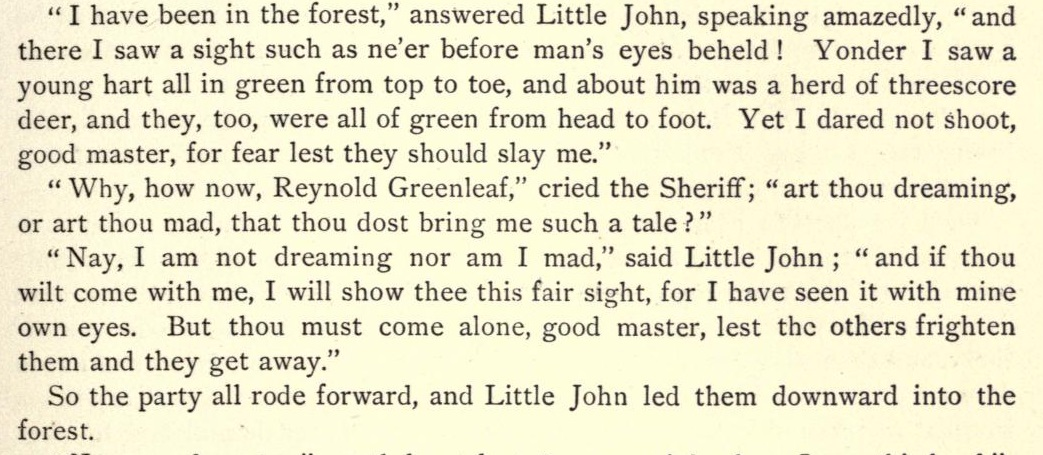
#> input picture pic1.jpg, 1043 x 455 px
$ python task-1.simple.py
#> lines starting #> are read from the running program, lines starting #| are printed output that depends on the picture; after the words box and inside, x2 and y2 are one past the last pixel; in counts of white or black regions, pixels touching at a corner belong together
import cv2
img=cv2.imread('pic1.jpg')
#> img is the input picture: shape (455, 1043, 3); mean B, G, R 201.4, 228.7, 232.3
gray = cv2.cvtColor(img, cv2.COLOR_BGR2GRAY)
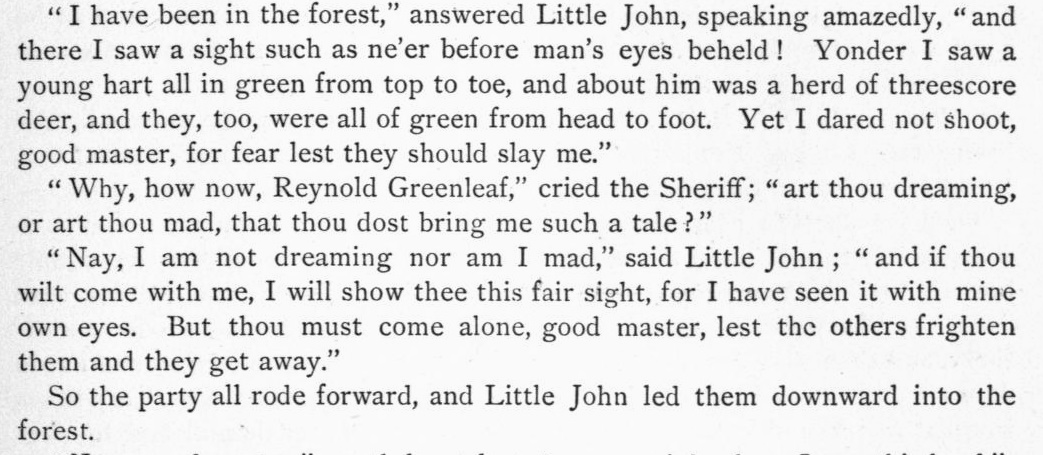
#> gray: shape (455, 1043); min 4, max 254, mean 226.7
grayshow=cv2.imshow("GrayImage", gray)
cv2.waitKey(0)
gaussian_blur=cv2.GaussianBlur(gray,(11,11),5)
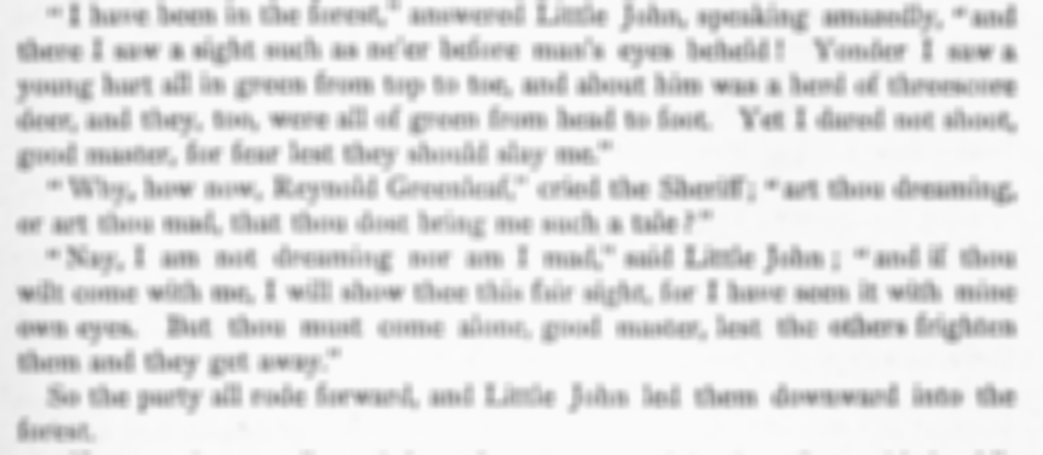
#> gaussian_blur: shape (455, 1043); min 126, max 251, mean 226.7
cv2.imshow("GAUSSIAN BLUR",gaussian_blur)
cv2.waitKey(0)
T, simple_thres =cv2.threshold(gaussian_blur, 190, 250, cv2.THRESH_BINARY)
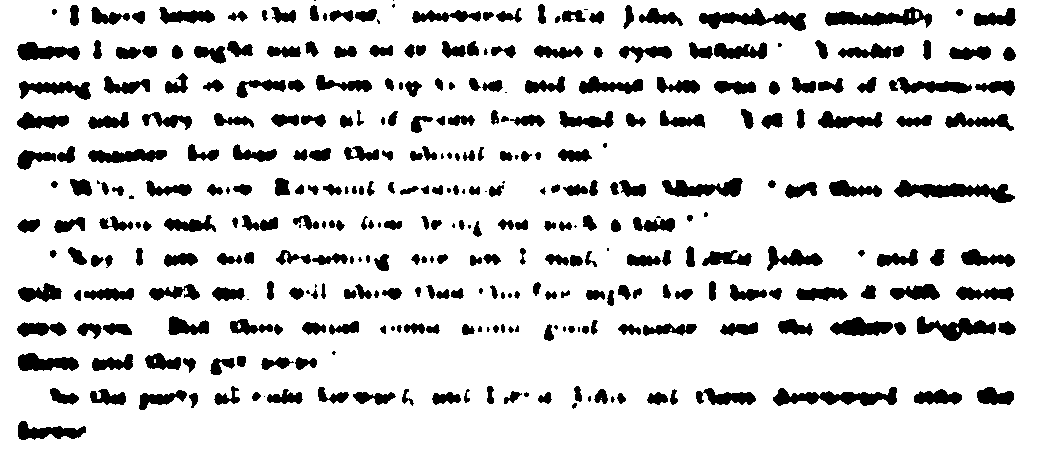
#> simple_thres: shape (455, 1043); values 0 (black) and 250 (white), 85.3% white; 353 black regions (41 under 20 px), largest, box (x1, y1, x2, y2) and area: (894, 180, 1015, 203) 1377, (773, 387, 897, 406) 1251, (825, 7, 932, 28) 1164
cv2.imshow("Threshold", simple_thres)
cv2.imwrite("simple.jpg", simple_thres)
cv2.waitKey(0)

$ run again, with pic2.jpg copied over pic1.jpg
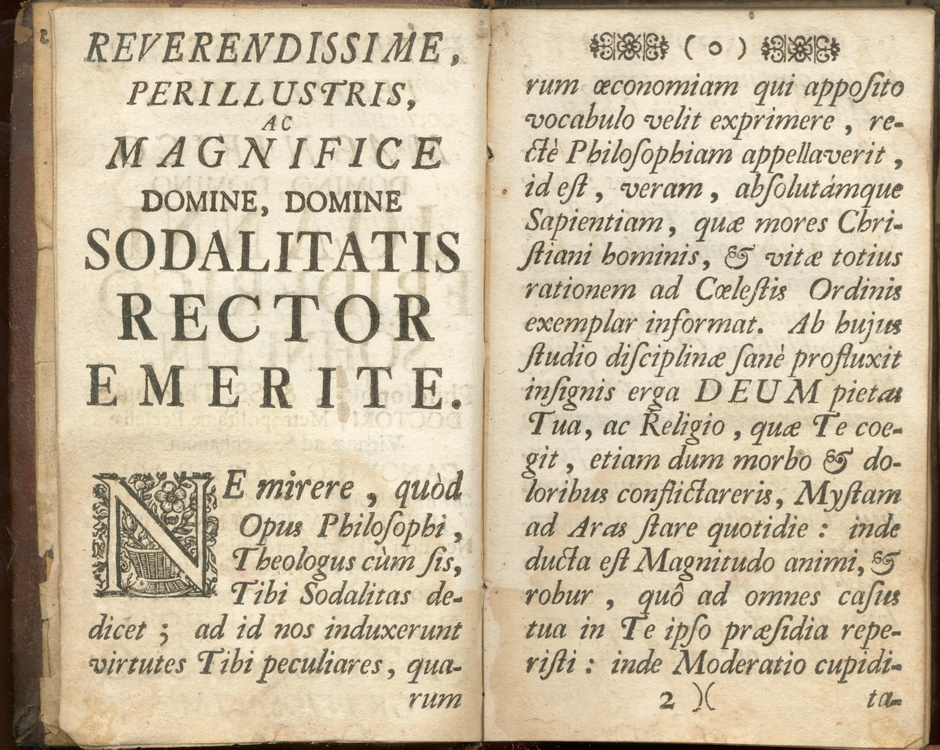
#> input picture pic2.jpg, 940 x 750 px, shrunk from 3889 x 3103 before the run
#> img is the input picture: shape (750, 940, 3); mean B, G, R 161.5, 187.3, 201
#> `gaussian_blur=cv2.GaussianBlur(gray,(11,11),5)`:
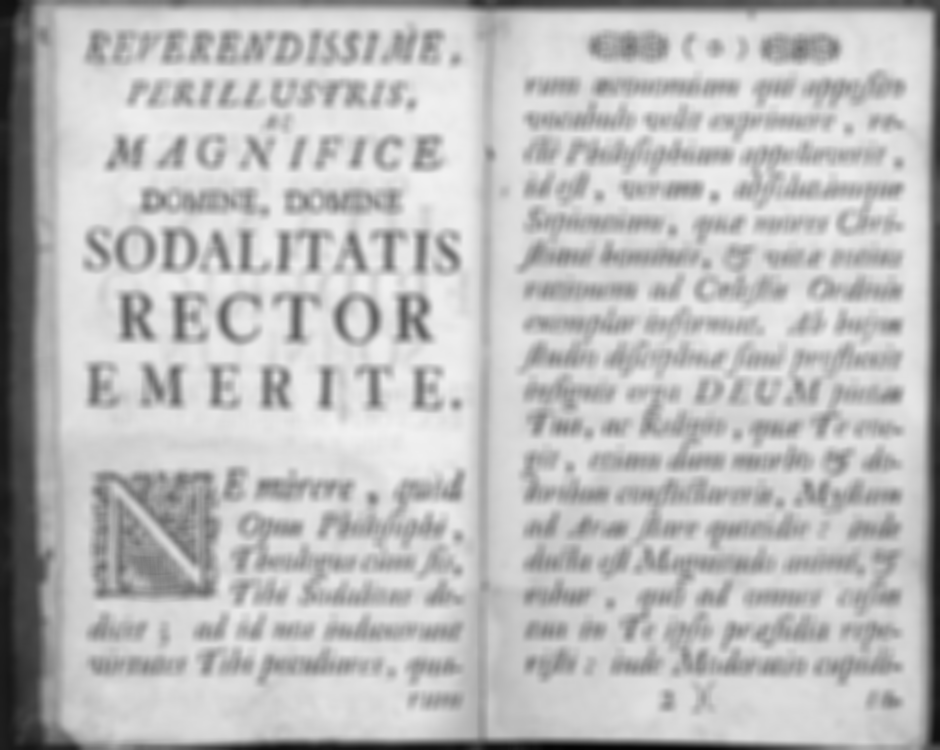
#> gaussian_blur: shape (750, 940); min 4, max 241, mean 188.5
#> `T, simple_thres =cv2.threshold(gaussian_blur, 190, 250, cv2.THRESH_BIN..`:
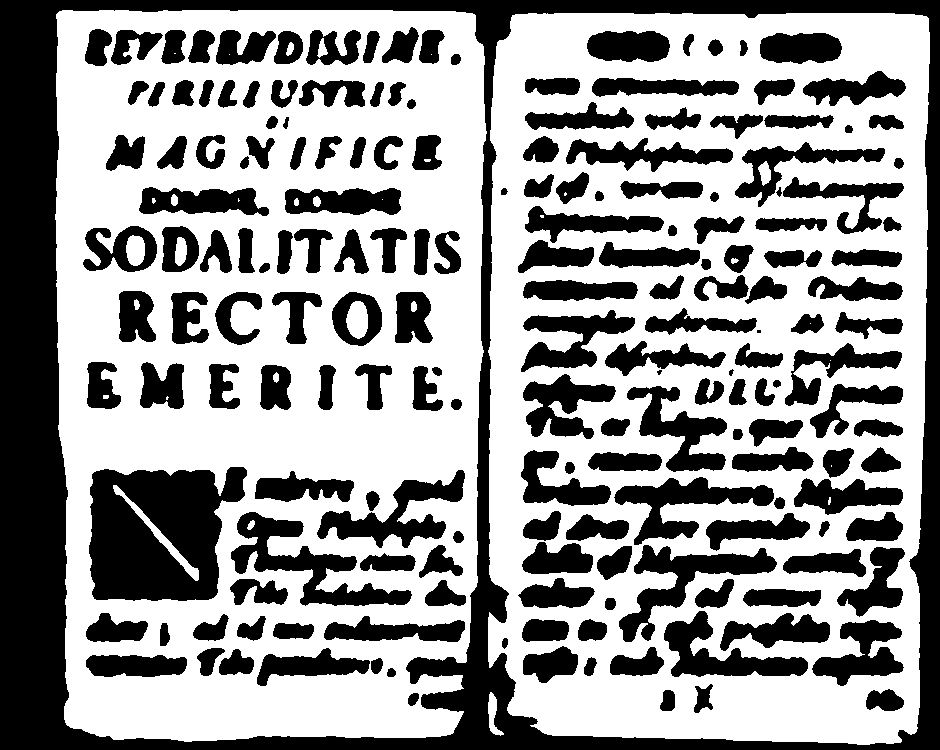
#> simple_thres: shape (750, 940); values 0 (black) and 250 (white), 59.5% white; 185 black regions (2 under 20 px), largest, box (x1, y1, x2, y2) and area: (0, 0, 940, 750) 92198, (89, 467, 247, 601) 16086, (231, 512, 412, 606) 5290
